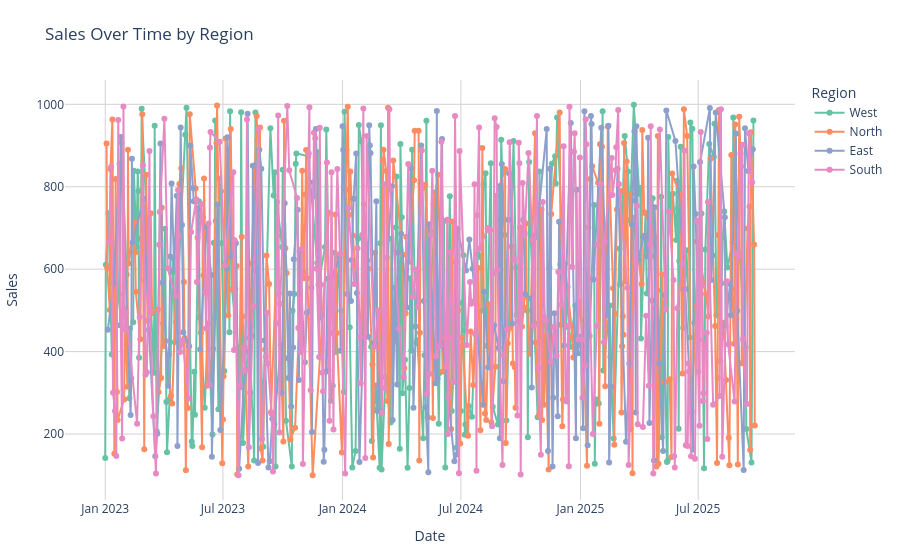

This figure's notebook cell:
### Code cell
# Create a line chart showing sales over time, colored by region
response = agent.process_message("Create a line chart showing sales over time, colored by region")
fig = agent.get_figure()
fig.show()

### Figure 1 — Plotly figure (JSON) as saved in the notebook; plotly's stock layout.template omitted (floating-point values rounded to 4 significant figures; data arrays with more than 128 entries replaced by an {"elided": "..."} marker saying what was removed)
{"data": [{"hovertemplate": "%{fullData.name}<br>Date: %{x|%Y-%m-%d}<br>Sales: %{y:,}", "legendgroup": "West", "line": {"color": "rgb(102,194,165)", "dash": "solid"}, "marker": {"symbol": "circle"}, "mode": "lines+markers", "name": "West", "orientation": "v", "showlegend": true, "type": "scatter", "x": {"elided": "257 str values"}, "xaxis": "x", "y": {"elided": "257 int values"}, "yaxis": "y"}, {"hovertemplate": "%{fullData.name}<br>Date: %{x|%Y-%m-%d}<br>Sales: %{y:,}", "legendgroup": "North", "line": {"color": "rgb(252,141,98)", "dash": "solid"}, "marker": {"symbol": "circle"}, "mode": "lines+markers", "name": "North", "orientation": "v", "showlegend": true, "type": "scatter", "x": {"elided": "268 str values"}, "xaxis": "x", "y": {"elided": "268 int values"}, "yaxis": "y"}, {"hovertemplate": "%{fullData.name}<br>Date: %{x|%Y-%m-%d}<br>Sales: %{y:,}", "legendgroup": "East", "line": {"color": "rgb(141,160,203)", "dash": "solid"}, "marker": {"symbol": "circle"}, "mode": "lines+markers", "name": "East", "orientation": "v", "showlegend": true, "type": "scatter", "x": {"elided": "221 str values"}, "xaxis": "x", "y": {"elided": "221 int values"}, "yaxis": "y"}, {"hovertemplate": "%{fullData.name}<br>Date: %{x|%Y-%m-%d}<br>Sales: %{y:,}", "legendgroup": "South", "line": {"color": "rgb(231,138,195)", "dash": "solid"}, "marker": {"symbol": "circle"}, "mode": "lines+markers", "name": "South", "orientation": "v", "showlegend": true, "type": "scatter", "x": {"elided": "254 str values"}, "xaxis": "x", "y": {"elided": "254 int values"}, "yaxis": "y"}], "layout": {"hovermode": "x unified", "legend": {"title": {"text": "Region"}, "tracegroupgap": 0}, "margin": {"b": 60, "l": 60, "r": 20, "t": 80}, "title": {"text": "Sales Over Time by Region"}, "xaxis": {"anchor": "y", "domain": [0, 1], "gridcolor": "lightgrey", "showgrid": true, "title": {"text": "Date"}}, "yaxis": {"anchor": "x", "domain": [0, 1], "gridcolor": "lightgrey", "showgrid": true, "title": {"text": "Sales"}}}}
